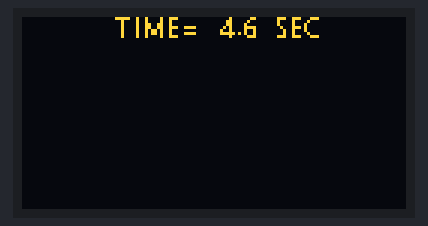
Simulated run of this sketch. Board: Arduino Uno, built with avr-gcc and run on an emulated ATmega328P. Parts: 128×64 one-colour display. Wiring (inferred from the names in the program): SSD1306 OLED at I2C address 0x3C. The OLED is the two-colour kind (top 16 rows yellow); the OLED's hardware scrolling is not drawn; what the sketch prints to the serial monitor is not drawn.

Above: at 0.64 s.

The sketch:

rolling_graph_two_waves.ino
```cpp
//Author: Vivekanand Dhakane
//updated on: 10 June 2020

#include <Wire.h>
#include <avr/pgmspace.h>
#include <MsTimer2.h>
#define OLED_I2c_ADDRESS          0x3C
// registers Addresses
#define COMMAND_REG         0x80  // B1000 0000
#define DATA_REG       0x40  // B0100 0000
// commands
#define ON_CMD              0xAF
#define NORMAL_DISPLAY_CMD  0xA6
#define PAGE_ADDRESSING_MODE  0x02

#define Char_Verticle_Pages_Required 1
#define Char_Horizontal_Columns_Required 8

#define No_of_bytes_Char 9
#define First_char_ascii_code 48


// commands
#define RIGHT_SCROLL_CMD       0x26
#define LEFT_SCROLL_CMD       0x27
#define DEACTIVATE_SCROLL_CMD  0x2E
#define SET_BRIGHTNESS_CMD   0x81
#define SET_VERTICAL_SCROLL_AREA_CMD 0xA3
#define VERTICAL_RIGHT_SCROLL_CMD  0x29
#define VERTICAL_LEFT_SCROLL_CMD   0x2A

#define ACTIVATE_SCROLL_CMD    0x2F
#define Max_Y 64
#define ROLL_SPEED   5


byte count;
byte count2;
byte count3;

bool get_sample = false;
long previous_millis = 0;
byte select_speed[] = {3, 2, 1, 0, 6, 5, 4, 7};
int sampling_period[] = {1150, 580, 280, 50, 40, 30, 24, 14};
float TimeScale[] = {148, 74, 37, 7, 5.75, 4.6, 3.5, 2.3};
//const byte data[] PROGMEM{};
const byte data[] PROGMEM{
  0x04, 0x1C, 0x63, 0x41, 0x7F, 0x00, 0x00, 0x00, 0x00,  // Code for char 0
  0x03, 0x00, 0x02, 0x7F, 0x00, 0x00, 0x00, 0x00, 0x00,  // Code for char 1
  0x04, 0x61, 0x51, 0x49, 0x4F, 0x00, 0x00, 0x00, 0x00,  // Code for char 2
  0x04, 0x00, 0x49, 0x49, 0x77, 0x00, 0x00, 0x00, 0x00,  // Code for char 3
  0x05, 0x30, 0x28, 0x26, 0x7F, 0x20, 0x00, 0x00, 0x00,  // Code for char 4
  0x04, 0x00, 0x4F, 0x49, 0x79, 0x00, 0x00, 0x00, 0x00,  // Code for char 5
  0x04, 0x3C, 0x4A, 0x49, 0x79, 0x00, 0x00, 0x00, 0x00,  // Code for char 6
  0x04, 0x01, 0x41, 0x39, 0x07, 0x00, 0x00, 0x00, 0x00,  // Code for char 7
  0x04, 0x36, 0x49, 0x49, 0x36, 0x00, 0x00, 0x00, 0x00,  // Code for char 8
  0x04, 0x06, 0x49, 0x49, 0x3F, 0x00, 0x00, 0x00, 0x00,  // Code for char 9
  0x01, 0x44, 0x00, 0x00, 0x00, 0x00, 0x00, 0x00, 0x00,  // Code for char :
  0x04, 0x00, 0x00, 0x00, 0x00, 0x00, 0x00, 0x00, 0x00,  // Code for char ;
  0x01, 0x20, 0x00, 0x00, 0x00, 0x00, 0x00, 0x00, 0x00,  // Code for char <
  0x05, 0x00, 0x28, 0x28, 0x28, 0x28, 0x00, 0x00, 0x00,  // Code for char =
  0x04, 0x00, 0x24, 0x24, 0x18, 0x00, 0x00, 0x00, 0x00,  // Code for char >
  0x04, 0x00, 0x51, 0x0D, 0x02, 0x00, 0x00, 0x00, 0x00,  // Code for char ?
  0x08, 0x00, 0x7C, 0xDA, 0xA5, 0xA5, 0xBD, 0x22, 0x1C,  // Code for char @
  0x06, 0x60, 0x18, 0x17, 0x16, 0x38, 0x40, 0x00, 0x00,  // Code for char A
  0x05, 0x00, 0x7F, 0x49, 0x4F, 0x30, 0x00, 0x00, 0x00,  // Code for char B
  0x05, 0x1C, 0x22, 0x41, 0x41, 0x41, 0x00, 0x00, 0x00,  // Code for char C
  0x06, 0x00, 0x7F, 0x41, 0x41, 0x23, 0x1E, 0x00, 0x00,  // Code for char D
  0x04, 0x00, 0x7F, 0x49, 0x49, 0x00, 0x00, 0x00, 0x00,  // Code for char E
  0x04, 0x00, 0x7F, 0x09, 0x09, 0x00, 0x00, 0x00, 0x00,  // Code for char F
  0x06, 0x1C, 0x22, 0x41, 0x49, 0x49, 0x38, 0x00, 0x00,  // Code for char G
  0x06, 0x00, 0x7F, 0x08, 0x08, 0x08, 0x7F, 0x00, 0x00,  // Code for char H
  0x02, 0x00, 0x7F, 0x00, 0x00, 0x00, 0x00, 0x00, 0x00,  // Code for char I
  0x02, 0x40, 0x7E, 0x00, 0x00, 0x00, 0x00, 0x00, 0x00,  // Code for char J
  0x05, 0x00, 0x7F, 0x14, 0x22, 0x41, 0x00, 0x00, 0x00,  // Code for char K
  0x04, 0x00, 0x7F, 0x40, 0x40, 0x00, 0x00, 0x00, 0x00,  // Code for char L
  0x07, 0x00, 0x7F, 0x0C, 0x30, 0x30, 0x0C, 0x7F, 0x00,  // Code for char M
  0x06, 0x00, 0x7F, 0x06, 0x18, 0x20, 0x7F, 0x00, 0x00,  // Code for char N
  0x06, 0x1C, 0x22, 0x41, 0x41, 0x41, 0x3E, 0x00, 0x00,  // Code for char O
  0x05, 0x00, 0x7F, 0x11, 0x11, 0x0E, 0x00, 0x00, 0x00,  // Code for char P
  0x06, 0x1C, 0x22, 0x41, 0x41, 0x41, 0xBE, 0x00, 0x00,  // Code for char Q
  0x05, 0x00, 0x7F, 0x09, 0x19, 0x66, 0x00, 0x00, 0x00,  // Code for char R
  0x04, 0x00, 0x47, 0x49, 0x71, 0x00, 0x00, 0x00, 0x00,  // Code for char S
  0x05, 0x01, 0x01, 0x7F, 0x01, 0x01, 0x00, 0x00, 0x00,  // Code for char T
  0x05, 0x00, 0x3E, 0x40, 0x40, 0x7E, 0x00, 0x00, 0x00,  // Code for char U
  0x05, 0x03, 0x1C, 0x60, 0x38, 0x07, 0x00, 0x00, 0x00,  // Code for char V
  0x08, 0x03, 0x3C, 0x60, 0x1C, 0x07, 0x38, 0x70, 0x0F,  // Code for char W
  0x05, 0x40, 0x23, 0x1C, 0x36, 0x41, 0x00, 0x00, 0x00,  // Code for char X
  0x05, 0x01, 0x06, 0x78, 0x06, 0x01, 0x00, 0x00, 0x00,  // Code for char Y
  0x05, 0x41, 0x71, 0x49, 0x47, 0x41, 0x00, 0x00, 0x00   // Code for char Z
};


void timerIsr() // Timer interupt function
{
  get_sample = true;
}

void setup() {
  oled_begin();
  Serial.begin(9600);
  MsTimer2::set(sampling_period[ROLL_SPEED], timerIsr); // 500ms period

  print_string("TIME=" , 30, 0);
  print_string(String(TimeScale[ROLL_SPEED], 1) + " SEC" , 65, 0);

  scrollLeft(0x01, 0x07, select_speed[ROLL_SPEED]);
  MsTimer2::start();
  Serial.println("TIME Attached");
}


void loop() {

  float seconds = millis() / 1000.0;

  //Sine wave generated in count variable
  //Formula : x = A sin(2πt/T)+ offset
  count = 18 * sin(2 * PI * (seconds / 4.6)) + 28;
  count2 =18 * sin(PI+2*PI*(seconds/4.6))+ 28;

  previous_millis = millis();

  if (get_sample) //get_sample is set TRUE by timer interrupt
  {
    //First clear the column
    for (byte i = 1; i < 8; i++)
    {
      setCursor(127, i);
      writeData(0x00); // clear the column of 8 pixels
    }
    //Now plot the point
    set_pixal(127, count);
    set_pixal(127, count2);

    get_sample = false;
  }
}

void set_pixal(byte x_cord, byte y_cord)
{
  byte x_mod, y_mod, pixel_location, data, y_mod_page;


  y_cord = 63 - y_cord;
  x_mod = x_cord;
  y_mod_page = (y_cord) / 8;
  pixel_location = y_cord % 8;
  data =  0B00000001 << pixel_location;
  setCursor(x_mod, y_mod_page);
  writeData(data);


}


void scrollLeft(byte start, byte end, byte speed) {

  writeCommand(LEFT_SCROLL_CMD);  //Horizontal Scroll Setup
  writeCommand(0x00);  // dummy byte
  writeCommand(start); // start page address
  writeCommand(speed); // set time interval between each scroll
  writeCommand(end); // end page address

  writeCommand(0x01);
  writeCommand(0xFF);

  writeCommand(0x2f);  //active scrolling

}


byte print_char(char ch, byte x_cord, byte y_cord)
{
  //if ch is . OR SPACE
  if (ch == '.')
  {
    ch = '<';
  }
  else if (ch == ' ')
  {
    ch = ';';
  }


  byte ascii_to_array_index = ch - First_char_ascii_code;
  int char_start_in_array  = ascii_to_array_index * No_of_bytes_Char + 1;
  byte spacing;
  for (byte j = x_cord; j < x_cord + Char_Horizontal_Columns_Required; j++)
  {
    for (byte i = y_cord; i < y_cord + Char_Verticle_Pages_Required; i++)
    {
      setCursor(j, i);
      int array_index = char_start_in_array + (j - x_cord) * Char_Verticle_Pages_Required + (i - y_cord);
      byte char_byte = pgm_read_byte(&data[array_index]);
      writeData(char_byte);
    }
  }

  spacing = pgm_read_byte(&data[char_start_in_array - 1]);
  return spacing;
}

void print_string(String string, byte x, byte y)
{
  byte spacing = 0;
  byte x_cord = x;
  for (int i = 0; i < string.length(); i++)
  {
    char ch  = string[i];

    x_cord = x_cord + spacing + 1; //i* Char_Horizontal_Columns_Required;

    spacing = print_char(ch, x_cord, y);
  }
}
void oled_begin()
{
  Wire.begin(); // join i2c bus (address optional for master)
  turnON();
  NormalDisplayMode();
  setPageMode();
  writeCommand(0x8d); //Charge Pump
  writeCommand(0x14);
  clearFullDisplay();
}


void writeCommand(byte command) {
  Wire.beginTransmission(OLED_I2c_ADDRESS); // begin transmitting  (OLED_I2c_ADDRESS=0x3C)
  Wire.write(COMMAND_REG);                  // Command Reg Address (COMMAND_REG     =0x80 )
  Wire.write(command);                      // Command to be excuted
  Wire.endTransmission();                   // stop transmitting
}

void writeData(byte data) {
  Wire.beginTransmission(OLED_I2c_ADDRESS); // begin transmitting   (OLED_I2c_ADDRESS=0x3C)
  Wire.write(DATA_REG);                     //Data Reg Address      (DATA_REG        =0x40)
  Wire.write(data);                         //Write data
  Wire.endTransmission();                   // stop transmitting
}

void turnON() {
  writeCommand(ON_CMD);
}
void NormalDisplayMode() {

  writeCommand(NORMAL_DISPLAY_CMD);

}

void setPageMode() {
  byte addressingMode = PAGE_ADDRESSING_MODE;
  writeCommand(0x20);        //set addressing mode
  writeCommand(PAGE_ADDRESSING_MODE);   //set page addressing mode
}


//clearFullDisplay()
// In this function we are setting X,Y=0
// then write data on 128 column and
// then change page and do same till 7th page
void clearFullDisplay() {
  for (byte page = 0; page < 8; page++) {

    setCursor(0, page);
    for (byte column = 0; column < 128; column++) { //clear all columns
      writeData(0x00);
    }

  }
  setCursor(0, 0);
}

void setCursor(byte X, byte Y) {
  writeCommand(0x00 + (X & 0x0F));        //set column lower address
  writeCommand(0x10 + ((X >> 4) & 0x0F)); //set column higher address
  writeCommand(0xB0 + Y);                 //set page address

}
```
